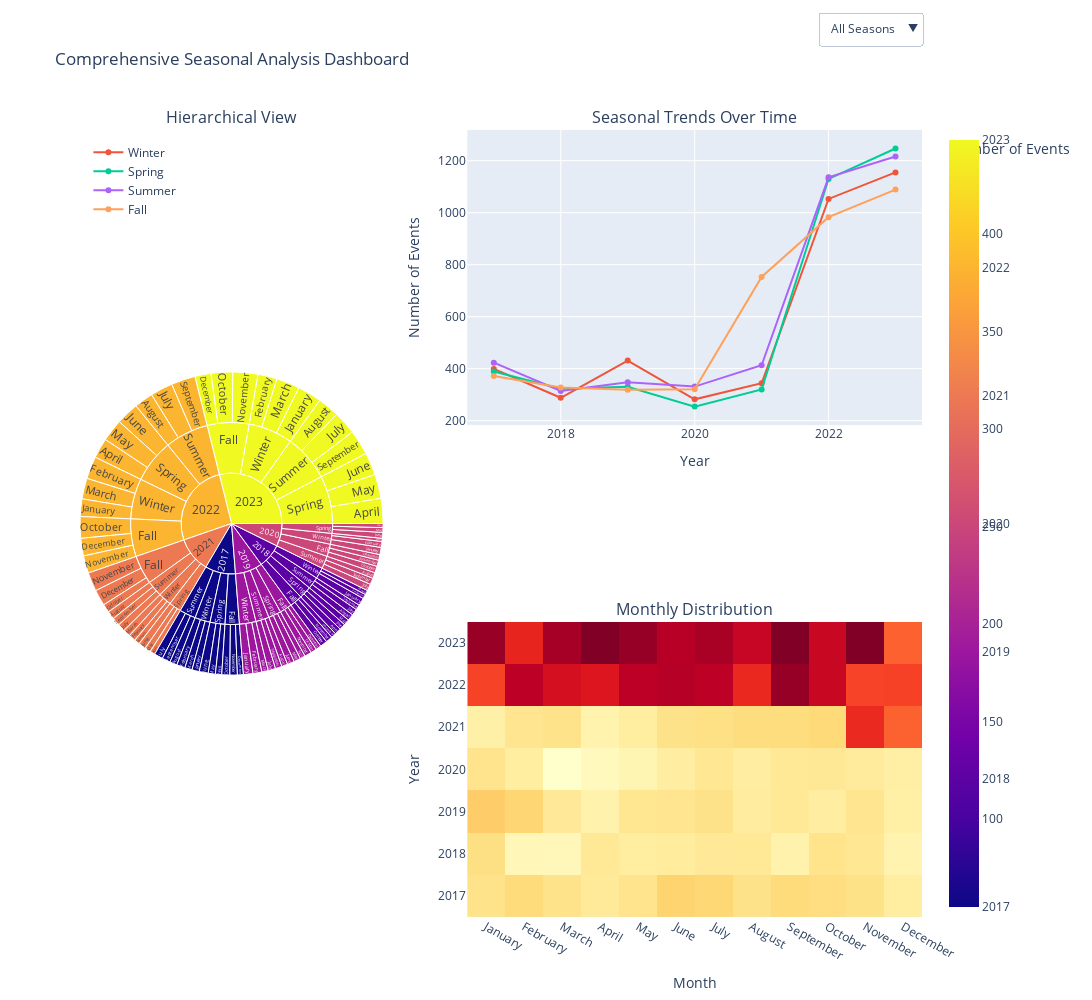

The notebook cell this image was saved under:
### Code cell
# Create the comprehensive dashboard
fig = make_subplots(
    rows=2, cols=2,
    specs=[[{"type": "sunburst", "rowspan": 2}, {"type": "xy"}],
           [None, {"type": "xy"}]],
    column_widths=[0.4, 0.6],
    subplot_titles=("Hierarchical View", "Seasonal Trends Over Time", "Monthly Distribution")
)

# 1. Add Sunburst chart
sunburst_data = px.sunburst(
    dataset1,
    path=['Year', 'Season', 'Month_Name'],
    color='Year',
    color_continuous_scale='Viridis'
).data[0]
fig.add_trace(sunburst_data, row=1, col=1)

# 2. Add Interactive Line chart with buttons
seasons = seasonal_yearly.columns
for season in seasons:
    fig.add_trace(
        go.Scatter(
            x=seasonal_yearly.index,
            y=seasonal_yearly[season],
            name=season,
            mode='lines+markers',
            hovertemplate='Year: %{x}<br>Count: %{y}<br>Season: ' + season
        ),
        row=1, col=2
    )

# 3. Add Monthly Heatmap
fig.add_trace(
    go.Heatmap(
        z=monthly_yearly.values,
        x=monthly_yearly.columns,
        y=monthly_yearly.index,
        colorscale='YlOrRd',
        colorbar=dict(title='Number of Events'),
        hoverongaps=False
    ),
    row=2, col=2
)

# Update layout with interactive features
fig.update_layout(
    height=1000,
    width=1400,
    title_text="Comprehensive Seasonal Analysis Dashboard",
    showlegend=True,
    legend=dict(
        yanchor="top",
        y=0.99,
        xanchor="left",
        x=0.01
    ),
    updatemenus=[
        dict(
            buttons=list([
                dict(
                    args=[{"visible": [True] + [True]*len(seasons) + [True]}],
                    label="All Seasons",
                    method="restyle"
                )
            ] + [
                dict(
                    args=[{"visible": [True] + 
                          [True if i == j else False for i in range(len(seasons))] +
                          [True]}],
                    label=season,
                    method="restyle"
                ) for j, season in enumerate(seasons)
            ]),
            direction="down",
            showactive=True,
            x=1.0,
            xanchor="right",
            y=1.15,
            yanchor="top"
        ),
    ]
)

# Update axes labels and styling
fig.update_xaxes(title_text="Year", row=1, col=2)
fig.update_xaxes(title_text="Month", row=2, col=2)
fig.update_yaxes(title_text="Number of Events", row=1, col=2)
fig.update_yaxes(title_text="Year", row=2, col=2)

fig.show()

# Print summary statistics
print("\
Seasonal Distribution Summary:")
seasonal_stats = seasonal_yearly.describe().round(2)
print(seasonal_stats)

print("\
Monthly Distribution Summary:")
monthly_stats = monthly_yearly.mean().round(2)
print(monthly_stats)

### Figure 1 — Plotly figure (JSON) as saved in the notebook; plotly's stock layout.template omitted (floating-point values rounded to 4 significant figures)
{"data": [{"branchvalues": "total", "customdata": [[2017.0], [2017.0], [2017.0], [2017.0], [2017.0], [2017.0], [2017.0], [2017.0], [2017.0], [2017.0], [2017.0], [2017.0], [2021.0], [2021.0], [2021.0], [2021.0], [2021.0], [2021.0], [2021.0], [2021.0], [2021.0], [2021.0], [2021.0], [2022.0], [2022.0], [2022.0], [2022.0], [2022.0], [2022.0], [2022.0], [2022.0], [2022.0], [2022.0], [2022.0], [2022.0], [2023.0], [2023.0], [2023.0], [2023.0], [2023.0], [2023.0], [2023.0], [2023.0], [2023.0], [2023.0], [2023.0], [2023.0], [2018.0], [2019.0], [2020.0], [2018.0], [2019.0], [2020.0], [2018.0], [2019.0], [2020.0], [2018.0], [2019.0], [2020.0], [2021.0], [2018.0], [2019.0], [2020.0], [2018.0], [2019.0], [2020.0], [2018.0], [2019.0], [2020.0], [2018.0], [2019.0], [2020.0], [2018.0], [2019.0], [2020.0], [2018.0], [2019.0], [2020.0], [2018.0], [2019.0], [2020.0], [2018.0], [2019.0], [2020.0], [2017.0], [2017.0], [2017.0], [2017.0], [2021.0], [2021.0], [2021.0], [2021.0], [2022.0], [2022.0], [2022.0], [2022.0], [2023.0], [2023.0], [2023.0], [2023.0], [2018.0], [2019.0], [2020.0], [2018.0], [2019.0], [2020.0], [2018.0], [2019.0], [2020.0], [2018.0], [2019.0], [2020.0], [2017.0], [2021.0], [2022.0], [2023.0], [2018.0], [2019.0], [2020.0]], "domain": {"x": [0, 0.36], "y": [0, 1]}, "hovertemplate": "labels=%{label}<br>count=%{value}<br>parent=%{parent}<br>id=%{id}<br>Year=%{color}<extra></extra>", "ids": ["2017/Spring/April", "2017/Fall/December", "2017/Winter/February", "2017/Summer/August", "2017/Summer/July", "2017/Spring/May", "2017/Winter/March", "2017/Spring/June", "2017/Winter/January", "2017/Summer/September", "2017/Fall/November", "2017/Fall/October", "2021/Summer/July", "2021/Fall/October", "2021/Fall/November", "2021/Fall/December", "2021/Summer/August", "2021/Winter/January", "2021/Winter/February", "2021/Winter/March", "2021/Summer/September", "2021/Spring/May", "2021/Spring/June", "2022/Summer/July", "2022/Spring/April", "2022/Spring/June", "2022/Winter/February", "2022/Summer/August", "2022/Winter/January", "2022/Spring/May", "2022/Fall/November", "2022/Summer/September", "2022/Fall/December", "2022/Winter/March", "2022/Fall/October", "2023/Winter/February", "2023/Summer/July", "2023/Spring/April", "2023/Spring/June", "2023/Winter/March", "2023/Winter/January", "2023/Summer/August", "2023/Fall/December", "2023/Spring/May", "2023/Summer/September", "2023/Fall/November", "2023/Fall/October", "2018/Winter/January", "2019/Winter/January", "2020/Winter/January", "2018/Winter/February", "2019/Winter/February", "2020/Winter/February", "2018/Winter/March", "2019/Winter/March", "2020/Winter/March", "2018/Spring/April", "2019/Spring/April", "2020/Spring/April", "2021/Spring/April", "2018/Spring/May", "2019/Spring/May", "2020/Spring/May", "2018/Spring/June", "2019/Spring/June", "2020/Spring/June", "2018/Summer/July", "2019/Summer/July", "2020/Summer/July", "2018/Summer/August", "2019/Summer/August", "2020/Summer/August", "2018/Summer/September", "2019/Summer/September", "2020/Summer/September", "2018/Fall/October", "2019/Fall/October", "2020/Fall/October", "2018/Fall/November", "2019/Fall/November", "2020/Fall/November", "2018/Fall/December", "2019/Fall/December", "2020/Fall/December", "2017/Spring", "2017/Fall", "2017/Winter", "2017/Summer", "2021/Summer", "2021/Fall", "2021/Winter", "2021/Spring", "2022/Summer", "2022/Spring", "2022/Winter", "2022/Fall", "2023/Winter", "2023/Summer", "2023/Spring", "2023/Fall", "2018/Winter", "2019/Winter", "2020/Winter", "2018/Spring", "2019/Spring", "2020/Spring", "2018/Summer", "2019/Summer", "2020/Summer", "2018/Fall", "2019/Fall", "2020/Fall", "2017", "2021", "2022", "2023", "2018", "2019", "2020"], "labels": ["April", "December", "February", "August", "July", "May", "March", "June", "January", "September", "November", "October", "July", "October", "November", "December", "August", "January", "February", "March", "September", "May", "June", "July", "April", "June", "February", "August", "January", "May", "November", "September", "December", "March", "October", "February", "July", "April", "June", "March", "January", "August", "December", "May", "September", "November", "October", "January", "January", "January", "February", "February", "February", "March", "March", "March", "April", "April", "April", "April", "May", "May", "May", "June", "June", "June", "July", "July", "July", "August", "August", "August", "September", "September", "September", "October", "October", "October", "November", "November", "November", "December", "December", "December", "Spring", "Fall", "Winter", "Summer", "Summer", "Fall", "Winter", "Spring", "Summer", "Spring", "Winter", "Fall", "Winter", "Summer", "Spring", "Fall", "Winter", "Winter", "Winter", "Spring", "Spring", "Spring", "Summer", "Summer", "Summer", "Fall", "Fall", "Fall", "2017", "2021", "2022", "2023", "2018", "2019", "2020"], "marker": {"coloraxis": "coloraxis", "colors": [2017.0, 2017.0, 2017.0, 2017.0, 2017.0, 2017.0, 2017.0, 2017.0, 2017.0, 2017.0, 2017.0, 2017.0, 2021.0, 2021.0, 2021.0, 2021.0, 2021.0, 2021.0, 2021.0, 2021.0, 2021.0, 2021.0, 2021.0, 2022.0, 2022.0, 2022.0, 2022.0, 2022.0, 2022.0, 2022.0, 2022.0, 2022.0, 2022.0, 2022.0, 2022.0, 2023.0, 2023.0, 2023.0, 2023.0, 2023.0, 2023.0, 2023.0, 2023.0, 2023.0, 2023.0, 2023.0, 2023.0, 2018.0, 2019.0, 2020.0, 2018.0, 2019.0, 2020.0, 2018.0, 2019.0, 2020.0, 2018.0, 2019.0, 2020.0, 2021.0, 2018.0, 2019.0, 2020.0, 2018.0, 2019.0, 2020.0, 2018.0, 2019.0, 2020.0, 2018.0, 2019.0, 2020.0, 2018.0, 2019.0, 2020.0, 2018.0, 2019.0, 2020.0, 2018.0, 2019.0, 2020.0, 2018.0, 2019.0, 2020.0, 2017.0, 2017.0, 2017.0, 2017.0, 2021.0, 2021.0, 2021.0, 2021.0, 2022.0, 2022.0, 2022.0, 2022.0, 2023.0, 2023.0, 2023.0, 2023.0, 2018.0, 2019.0, 2020.0, 2018.0, 2019.0, 2020.0, 2018.0, 2019.0, 2020.0, 2018.0, 2019.0, 2020.0, 2017.0, 2021.0, 2022.0, 2023.0, 2018.0, 2019.0, 2020.0]}, "name": "", "parents": ["2017/Spring", "2017/Fall", "2017/Winter", "2017/Summer", "2017/Summer", "2017/Spring", "2017/Winter", "2017/Spring", "2017/Winter", "2017/Summer", "2017/Fall", "2017/Fall", "2021/Summer", "2021/Fall", "2021/Fall", "2021/Fall", "2021/Summer", "2021/Winter", "2021/Winter", "2021/Winter", "2021/Summer", "2021/Spring", "2021/Spring", "2022/Summer", "2022/Spring", "2022/Spring", "2022/Winter", "2022/Summer", "2022/Winter", "2022/Spring", "2022/Fall", "2022/Summer", "2022/Fall", "2022/Winter", "2022/Fall", "2023/Winter", "2023/Summer", "2023/Spring", "2023/Spring", "2023/Winter", "2023/Winter", "2023/Summer", "2023/Fall", "2023/Spring", "2023/Summer", "2023/Fall", "2023/Fall", "2018/Winter", "2019/Winter", "2020/Winter", "2018/Winter", "2019/Winter", "2020/Winter", "2018/Winter", "2019/Winter", "2020/Winter", "2018/Spring", "2019/Spring", "2020/Spring", "2021/Spring", "2018/Spring", "2019/Spring", "2020/Spring", "2018/Spring", "2019/Spring", "2020/Spring", "2018/Summer", "2019/Summer", "2020/Summer", "2018/Summer", "2019/Summer", "2020/Summer", "2018/Summer", "2019/Summer", "2020/Summer", "2018/Fall", "2019/Fall", "2020/Fall", "2018/Fall", "2019/Fall", "2020/Fall", "2018/Fall", "2019/Fall", "2020/Fall", "2017", "2017", "2017", "2017", "2021", "2021", "2021", "2021", "2022", "2022", "2022", "2022", "2023", "2023", "2023", "2023", "2018", "2019", "2020", "2018", "2019", "2020", "2018", "2019", "2020", "2018", "2019", "2020", "", "", "", "", "", "", ""], "type": "sunburst", "values": [109, 103, 145, 129, 151, 124, 127, 156, 127, 143, 130, 139, 133, 148, 327, 278, 140, 95, 122, 127, 140, 103, 129, 389, 349, 393, 389, 328, 304, 388, 303, 419, 305, 360, 375, 332, 404, 436, 392, 406, 417, 377, 279, 419, 435, 435, 375, 134, 166, 124, 78, 153, 103, 76, 112, 55, 114, 90, 70, 88, 103, 118, 82, 106, 122, 102, 112, 129, 117, 113, 105, 100, 89, 114, 114, 125, 101, 115, 117, 122, 108, 86, 96, 98, 389, 372, 399, 423, 413, 753, 344, 320, 1136, 1130, 1053, 983, 1155, 1216, 1247, 1089, 288, 431, 282, 323, 330, 254, 314, 348, 331, 328, 319, 321, 1583, 1830, 4302, 4707, 1253, 1428, 1188]}, {"hovertemplate": "Year: %{x}<br>Count: %{y}<br>Season: Winter", "mode": "lines+markers", "name": "Winter", "type": "scatter", "x": [2017, 2018, 2019, 2020, 2021, 2022, 2023], "xaxis": "x", "y": [399, 288, 431, 282, 344, 1053, 1155], "yaxis": "y"}, {"hovertemplate": "Year: %{x}<br>Count: %{y}<br>Season: Spring", "mode": "lines+markers", "name": "Spring", "type": "scatter", "x": [2017, 2018, 2019, 2020, 2021, 2022, 2023], "xaxis": "x", "y": [389, 323, 330, 254, 320, 1130, 1247], "yaxis": "y"}, {"hovertemplate": "Year: %{x}<br>Count: %{y}<br>Season: Summer", "mode": "lines+markers", "name": "Summer", "type": "scatter", "x": [2017, 2018, 2019, 2020, 2021, 2022, 2023], "xaxis": "x", "y": [423, 314, 348, 331, 413, 1136, 1216], "yaxis": "y"}, {"hovertemplate": "Year: %{x}<br>Count: %{y}<br>Season: Fall", "mode": "lines+markers", "name": "Fall", "type": "scatter", "x": [2017, 2018, 2019, 2020, 2021, 2022, 2023], "xaxis": "x", "y": [372, 328, 319, 321, 753, 983, 1089], "yaxis": "y"}, {"colorbar": {"title": {"text": "Number of Events"}}, "colorscale": [[0, "rgb(255,255,204)"], [0.125, "rgb(255,237,160)"], [0.25, "rgb(254,217,118)"], [0.375, "rgb(254,178,76)"], [0.5, "rgb(253,141,60)"], [0.625, "rgb(252,78,42)"], [0.75, "rgb(227,26,28)"], [0.875, "rgb(189,0,38)"], [1, "rgb(128,0,38)"]], "hoverongaps": false, "type": "heatmap", "x": ["January", "February", "March", "April", "May", "June", "July", "August", "September", "October", "November", "December"], "xaxis": "x2", "y": [2017, 2018, 2019, 2020, 2021, 2022, 2023], "yaxis": "y2", "z": [[127, 145, 127, 109, 124, 156, 151, 129, 143, 139, 130, 103], [134, 78, 76, 114, 103, 106, 112, 113, 89, 125, 117, 86], [166, 153, 112, 90, 118, 122, 129, 105, 114, 101, 122, 96], [124, 103, 55, 70, 82, 102, 117, 100, 114, 115, 108, 98], [95, 122, 127, 88, 103, 129, 133, 140, 140, 148, 327, 278], [304, 389, 360, 349, 388, 393, 389, 328, 419, 375, 303, 305], [417, 332, 406, 436, 419, 392, 404, 377, 435, 375, 435, 279]]}], "layout": {"annotations": [{"font": {"size": 16}, "showarrow": false, "text": "Hierarchical View", "x": 0.18, "xanchor": "center", "xref": "paper", "y": 1, "yanchor": "bottom", "yref": "paper"}, {"font": {"size": 16}, "showarrow": false, "text": "Seasonal Trends Over Time", "x": 0.73, "xanchor": "center", "xref": "paper", "y": 1, "yanchor": "bottom", "yref": "paper"}, {"font": {"size": 16}, "showarrow": false, "text": "Monthly Distribution", "x": 0.73, "xanchor": "center", "xref": "paper", "y": 0.375, "yanchor": "bottom", "yref": "paper"}], "height": 1000, "legend": {"x": 0.01, "xanchor": "left", "y": 0.99, "yanchor": "top"}, "showlegend": true, "title": {"text": "Comprehensive Seasonal Analysis Dashboard"}, "updatemenus": [{"buttons": [{"args": [{"visible": [true, true, true, true, true, true]}], "label": "All Seasons", "method": "restyle"}, {"args": [{"visible": [true, true, false, false, false, true]}], "label": "Winter", "method": "restyle"}, {"args": [{"visible": [true, false, true, false, false, true]}], "label": "Spring", "method": "restyle"}, {"args": [{"visible": [true, false, false, true, false, true]}], "label": "Summer", "method": "restyle"}, {"args": [{"visible": [true, false, false, false, true, true]}], "label": "Fall", "method": "restyle"}], "direction": "down", "showactive": true, "x": 1, "xanchor": "right", "y": 1.15, "yanchor": "top"}], "width": 1400, "xaxis": {"anchor": "y", "domain": [0.46, 1], "title": {"text": "Year"}}, "xaxis2": {"anchor": "y2", "domain": [0.46, 1], "title": {"text": "Month"}}, "yaxis": {"anchor": "x", "domain": [0.625, 1], "title": {"text": "Number of Events"}}, "yaxis2": {"anchor": "x2", "domain": [0, 0.375], "title": {"text": "Year"}}}}
